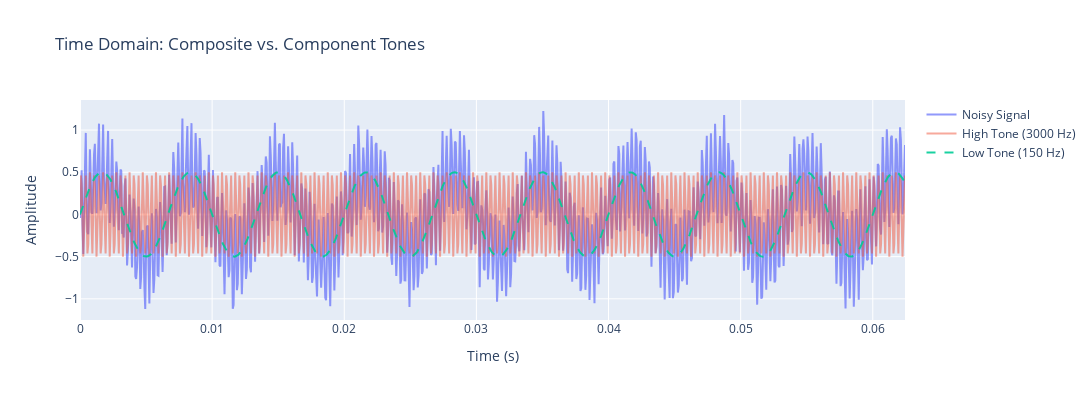

The code cell stored with this chart in its notebook:
### Code cell
# Minimal, interactive time‑domain view of our signal components
# Why: See how the noisy composite waveform relates to its two tones.
# How: Use Plotly for hover/zoom/legend toggling with the least code.

import plotly.graph_objects as go  # Interactive plotting (already imported above in the notebook)

# 1) Pick a short time window so the plot is responsive and features are clear.
# At 16 kHz, 1000 samples ≈ 0.0625 seconds.
N = 1000

# 2) Build an interactive line plot with three traces:
#    - Noisy Signal: what you would "record" (tone_low + tone_high + noise)
#    - High Tone (3000 Hz): fast oscillations
#    - Underlying Low Tone (150 Hz): slow oscillations (dashed for contrast)
fig = go.Figure([
    go.Scatter(x=t[:N], y=noisy_audio[:N], name='Noisy Signal', opacity=0.7),
    go.Scatter(x=t[:N], y=tone_high[:N], name='High Tone (3000 Hz)', opacity=0.5),
    go.Scatter(x=t[:N], y=tone_low[:N], name='Low Tone (150 Hz)', line=dict(dash='dash'), opacity=0.9)
])

# 3) Tidy layout. Tip: Use the legend to hide/show components as you inspect.
fig.update_layout(
    title='Time Domain: Composite vs. Component Tones',
    xaxis_title='Time (s)',
    yaxis_title='Amplitude',
    width=1400,
    height=400,
    hovermode='x unified'  # One unified tooltip across traces at a given time
)

# Try this: Click a legend item to toggle visibility. Drag to zoom.
fig.show()

### Figure 1 — Plotly figure (JSON) as saved in the notebook; plotly's stock layout.template omitted (floating-point values rounded to 4 significant figures; data arrays with more than 128 entries replaced by an {"elided": "..."} marker saying what was removed)
{"data": [{"name": "Noisy Signal", "opacity": 0.7, "type": "scatter", "x": {"elided": "1000 float values"}, "y": {"elided": "1000 float values"}}, {"name": "High Tone (3000 Hz)", "opacity": 0.5, "type": "scatter", "x": {"elided": "1000 float values"}, "y": {"elided": "1000 float values"}}, {"line": {"dash": "dash"}, "name": "Low Tone (150 Hz)", "opacity": 0.9, "type": "scatter", "x": {"elided": "1000 float values"}, "y": {"elided": "1000 float values"}}], "layout": {"height": 400, "hovermode": "x unified", "title": {"text": "Time Domain: Composite vs. Component Tones"}, "width": 1400, "xaxis": {"title": {"text": "Time (s)"}}, "yaxis": {"title": {"text": "Amplitude"}}}}
